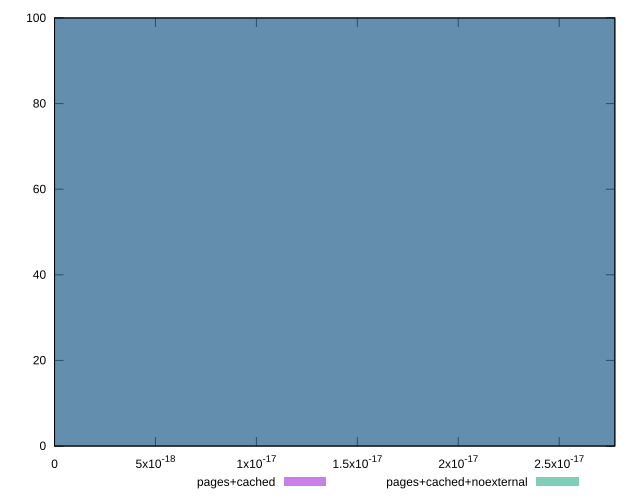

Write the gnuplot code that produced this figure.
reset

$pagesCached <<EOF
0 100
EOF

$pagesCachedNoexternal <<EOF
0 100
EOF

set key outside below
set boxwidth 1e-12
set xrange [0:2.7755575615628914e-17]
set yrange [0:100]
set trange [0:100]
set style fill transparent solid 0.5 noborder
set terminal svg size 640, 500 enhanced background rgb 'white'
set output "reprap/meta/score-difference/comparison/histogram/1_vs_2.svg"

plot $pagesCached title "pages+cached" with boxes, \
     $pagesCachedNoexternal title "pages+cached+noexternal" with boxes

reset
